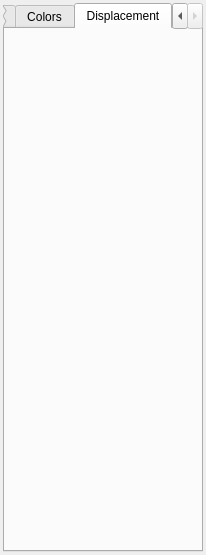
<?xml version="1.0" encoding="UTF-8"?>
<ui version="4.0">
 <class>PainterDockWidget</class>
 <widget class="QDockWidget" name="PainterDockWidget">
  <property name="geometry">
   <rect>
    <x>0</x>
    <y>0</y>
    <width>206</width>
    <height>555</height>
   </rect>
  </property>
  <property name="minimumSize">
   <size>
    <width>200</width>
    <height>83</height>
   </size>
  </property>
  <property name="features">
   <set>QDockWidget::DockWidgetFloatable|QDockWidget::DockWidgetMovable</set>
  </property>
  <property name="windowTitle">
   <string>Painter Modes</string>
  </property>
  <widget class="QWidget" name="dockWidgetContents">
   <layout class="QGridLayout" name="gridLayout">
    <property name="margin">
     <number>3</number>
    </property>
    <property name="spacing">
     <number>1</number>
    </property>
    <item row="0" column="0">
     <widget class="QTabWidget" name="tabWidget">
      <property name="currentIndex">
       <number>2</number>
      </property>
      <widget class="QWidget" name="tileTab">
       <attribute name="title">
        <string>Tiles</string>
       </attribute>
      </widget>
      <widget class="QWidget" name="colorTab">
       <attribute name="title">
        <string>Colors</string>
       </attribute>
      </widget>
      <widget class="QWidget" name="displaceTab">
       <attribute name="title">
        <string>Displacement</string>
       </attribute>
      </widget>
     </widget>
    </item>
   </layout>
  </widget>
 </widget>
 <resources/>
 <connections/>
</ui>
